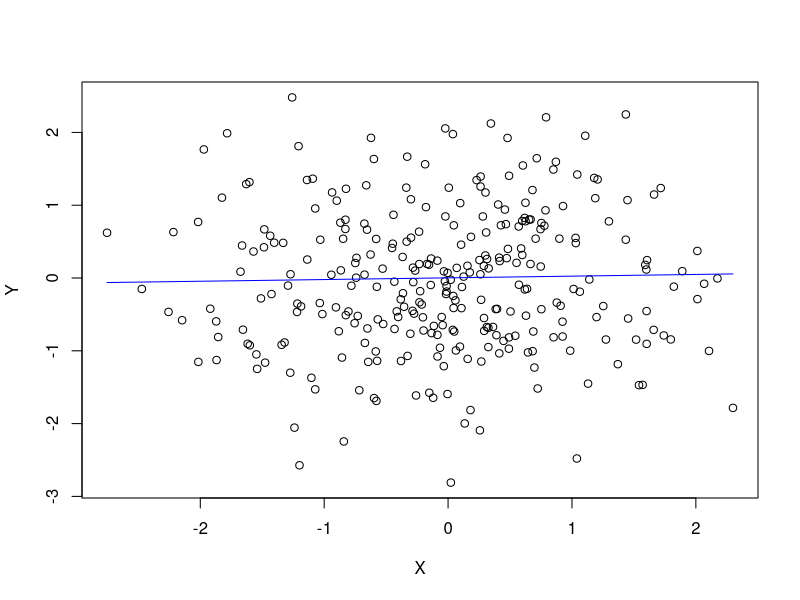

Write R code to recreate this figure.
linreg <- function(X,Y)
{
	plot(X,Y);
	sumA = 0;
	sumB = 0;
	sumC = 0;
	sumASquare = 0;
	detAFirst = 0;
	detASecond = 0;
	a = 0;
	for(i in 1:length(X))
	{
		sumA = sumA + X[i] * Y[i];
		sumB = sumB + X[i];
		sumC = sumC + Y[i];
		sumASquare = sumASquare + X[i]^2;
	}
	sumB = -sumB;
	detAFirst = sumA * length(X) - sumC * sumB;
	detASecond = sumASquare * length(X) - (-sumB) * sumB;
	a = detAFirst / detASecond;

	detBFirst = -sumB * sumC - (-sumB) * sumA;
	detBSecond = sumASquare * length(X) - (-sumB) * sumB;
	b = detBFirst / detBSecond;
	
	lines(X, a*X+b, type = "l", lty = 1, col="blue")
}

X = rnorm(300);
Y = rnorm(300);
linreg(X,Y);